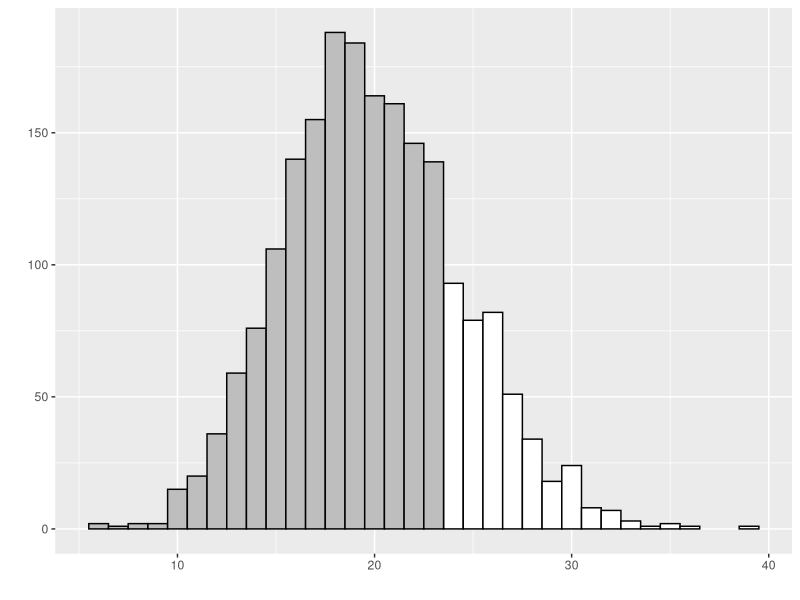
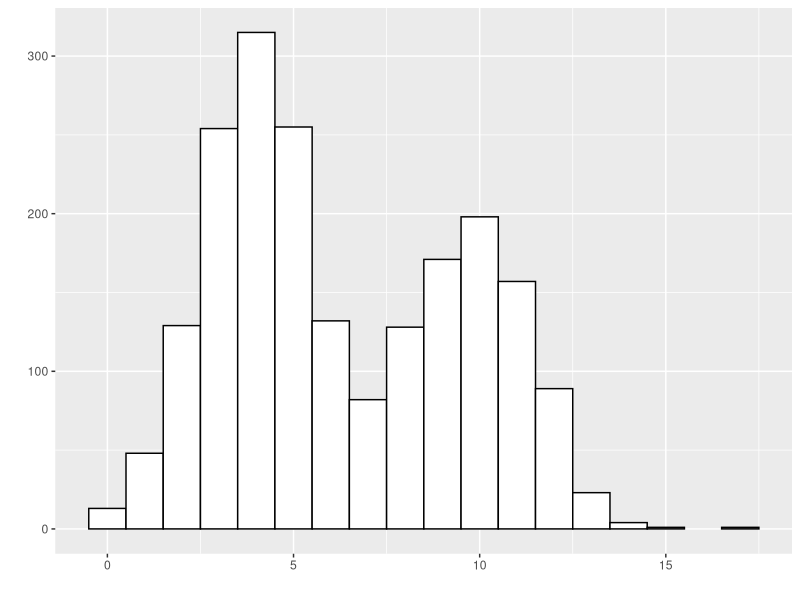
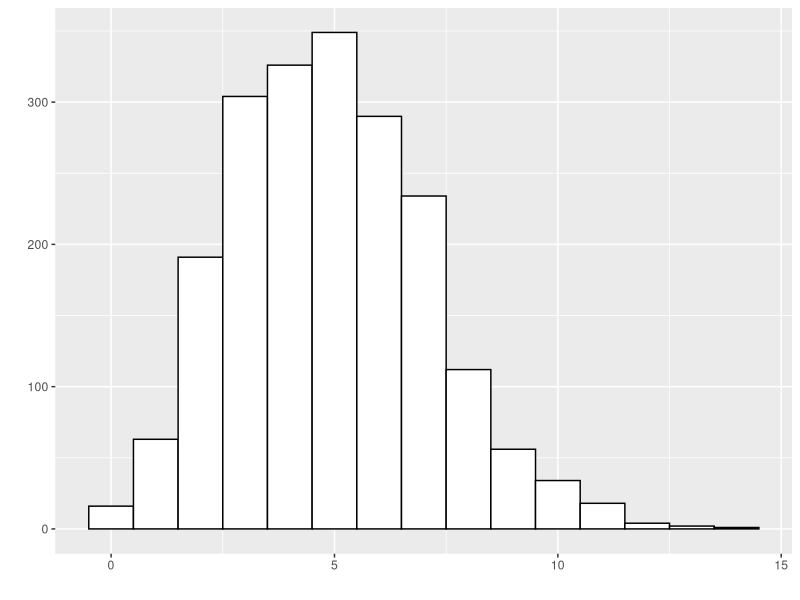
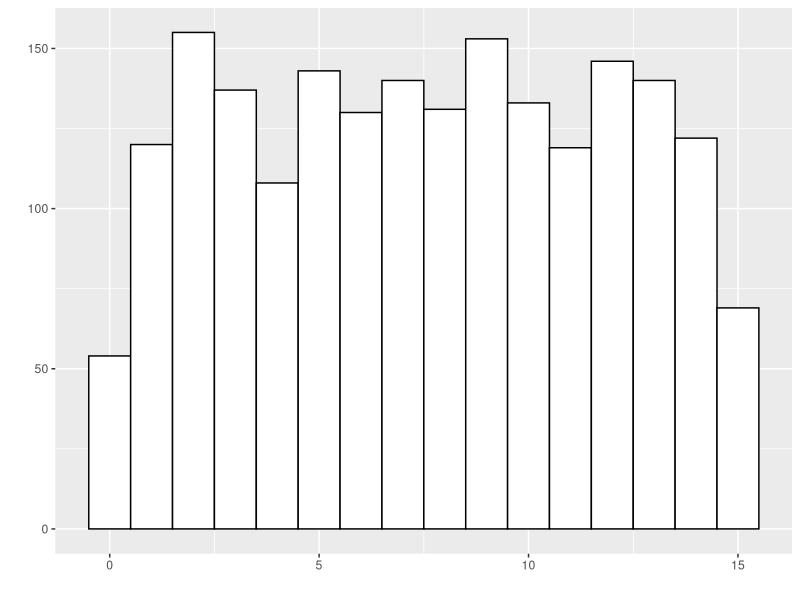
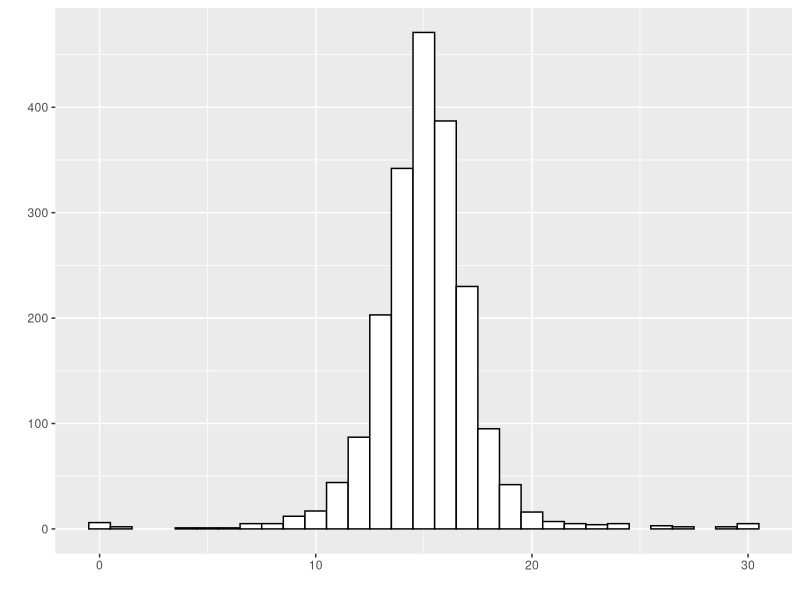
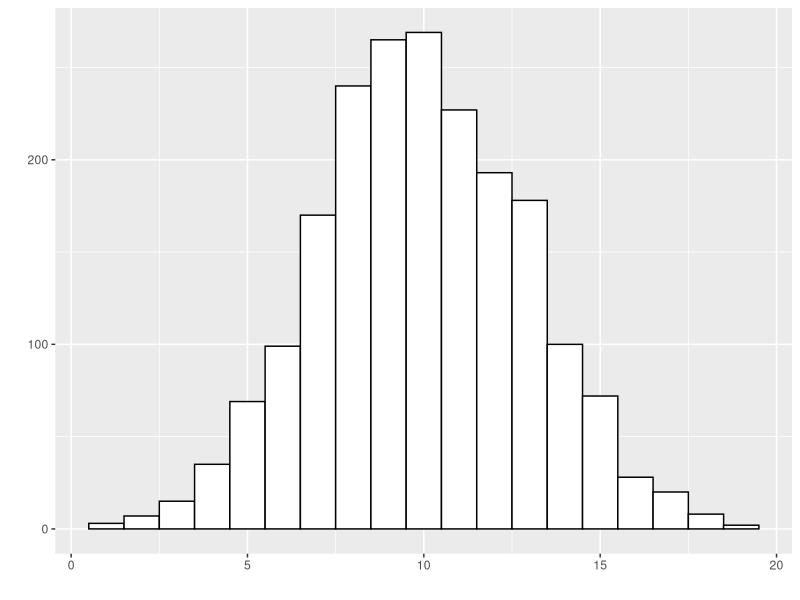
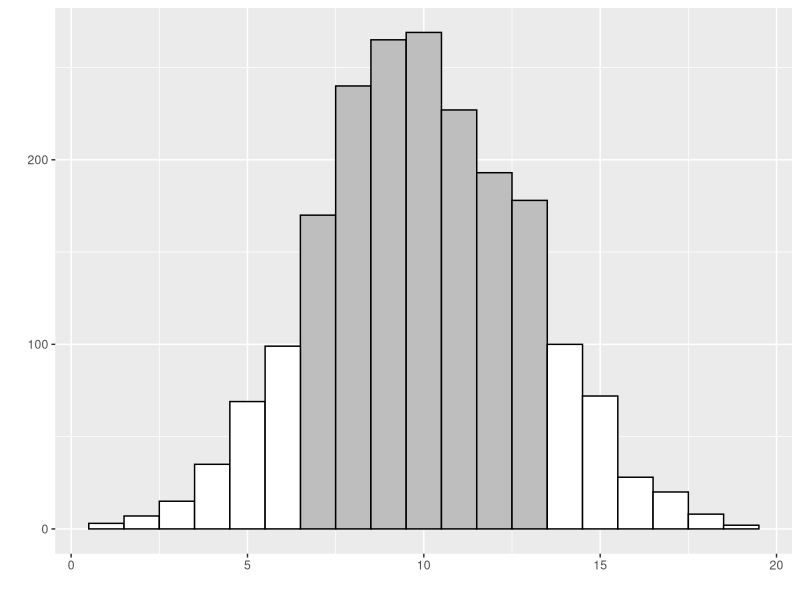

Recreate these plots in R, in order.
## ---- chunk 1
suppressMessages(
  suppressWarnings(
    library(glue)))
suppressMessages(
  suppressWarnings(
    library(magrittr)))
suppressMessages(
  suppressWarnings(
    library(tidyverse)))
## ---- chunk 2
room <- c(
  121,
  125,
  163,
  218,
  233,
  264,
  324,
  325)
## ---- chunk 3
bacteria_0 <- c(
  11.8,
  7.1,
  8.2,
  10.1,
  10.8,
  14,
  14.6,
  14)
## ---- chunk 4
bacteria_1 <- c(
  10.1,
  3.8,
  7.2,
  10.5,
  8.3,
  12,
  12.1,
  13.7)
## ---- chunk 5
adds_0 <- paste0(bacteria_0, collapse=" + ") 
sum_0 <- sum(bacteria_0)
mean_0 <- mean(bacteria_0)
## ---- chunk 6
adds_1 <- paste0(bacteria_1, collapse=" + ") 
sum_1 <- sum(bacteria_1)
mean_1 <- mean(bacteria_1)
## ---- chunk 7
space <- function(x) {
  x1 <- rep("", 15)
  x1[2*(1:8)-1] <- x
  return(x1)
}

sq <- function(x) {
  paste0(x, collapse="\n")
}

step1 <- function(x) {
  y <- sprintf("%4.1f", x)
  room %>%
    paste(y, sep="  ") %>%
    space
}
## ---- chunk 8
step2 <- function(x) {
  o <- order(x)
  y <- sprintf("%4.1f", x[o])
  room[o] %>%
    paste(y, sep="  ") %>%
    space
}
## ---- chunk 9
step3 <- function(x, div=4:5) {
  o <- order(x)
  y <- rep("", 8)
  y[div] <- x[o][div]
  step2(x) %>%
    paste(space(y), sep="  ")
}
## ---- chunk 10
step4 <- function(x, div=4:5) {
  o <- order(x)
  x1 <- x[o]
  x4 <- step3(x, div)
  blanks <- paste0(rep(" ", 18), collapse="")
  x4[2*div[1]] <- glue(
    "{blanks}",
    "({x1[div[1]]} + {x1[div[2]]}) / 2",
    " = {(x1[div[1]]+x1[div[2]])/2}")
  return(x4)
}
## ---- chunk 11
data.frame(x=rpois(2000, 20)) %>%
  mutate(cut=quantile(x, probs=0.75)) %>%
  mutate(y=1+as.numeric(x<=cut)) %>%
  ggplot(aes(x, fill=factor(y))) +
    scale_fill_manual(values=c("white", "gray")) +
    theme(legend.position="none") +
    xlab(" ") +
    ylab(" ") +
    geom_bar(color="black", width=1) -> bar1
ggsave("illustrate-percentiles.png")
## ---- chunk 12
x <- c(rnorm(1200, 4, 1.5), rnorm(800, 10, 1.5))
x <- pmax(0, round(x))
data.frame(x) %>%
  ggplot(aes(x)) +
    theme(legend.position="none") +
    xlab(" ") +
    ylab(" ") +
    geom_bar(color="black", fill="white", width=1) -> bimodal_histogram
ggsave("bimodal-histogram.png")
## ---- chunk 13
data.frame(x=rpois(2000, 5)) %>%
  ggplot(aes(x)) +
    theme(legend.position="none") +
    xlab(" ") +
    ylab(" ") +
    geom_bar(color="black", fill="white", width=1) -> skewed_histogram
ggsave("skewed-histogram.png")
## ---- chunk 14
data.frame(x=round(runif(2000, 0, 15))) %>%
  ggplot(aes(x)) +
    theme(legend.position="none") +
    xlab(" ") +
    ylab(" ") +
    geom_bar(color="black", fill="white", width=1) -> uniform_histogram
ggsave("uniform-histogram.png")
## ---- chunk 15
x <- rt(1000, 2)
x <- 15 + c(x, -x) + rnorm(1000)
x <- pmin(pmax(0, x), 30)
  
data.frame(x=round(x)) %>%
  ggplot(aes(x)) +
    theme(legend.position="none") +
    xlab(" ") +
    ylab(" ") +
    geom_bar(color="black", fill="white", width=1) -> heavy_tailed_histogram
ggsave("heavy-tailed-histogram.png")
## ---- chunk 16
x <- rnorm(2000, 10, 3)
x <- pmax(0, x)
  
data.frame(x=round(x)) %>%
  ggplot(aes(x)) +
    theme(legend.position="none") +
    xlab(" ") +
    ylab(" ") +
    geom_bar(color="black", fill="white", width=1) -> normal_histogram
ggsave("normal-histogram.png")
## ---- chunk 17
x <- round(x)
y <- (x<7) + (x > 13)
data.frame(x=round(x)) %>%
  ggplot(aes(x, fill=factor(y))) +
    theme(legend.position="none") +
    xlab(" ") +
    ylab(" ") +
    scale_fill_manual(values=c("gray", "white")) +
    geom_bar(color="black", width=1) -> one_s_histogram
ggsave("one-s-histogram.png")
